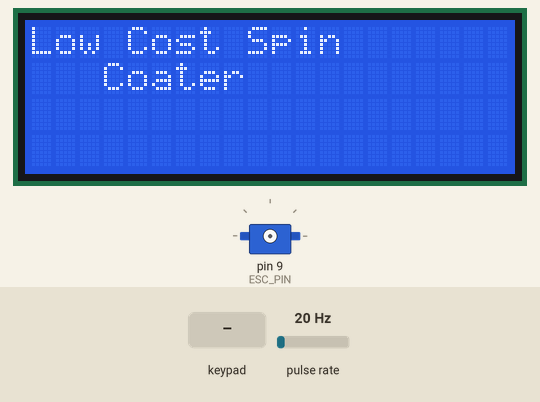
Bench run of a sketch on a simulated Arduino Uno, built with avr-gcc and run on an emulated ATmega328P. Shown: 20×4 character LCD, servo. Wiring (inferred from the names in the program): pulse sensor: data pin 2. Inputs (shaded band) come from the test bench; at power-on: pulse rate 20 Hz.

Above: at 0.8 s.
0.9 s: keypad keys 5 4 3 2 # pressed 0.4 s apart
At 3.6 s:
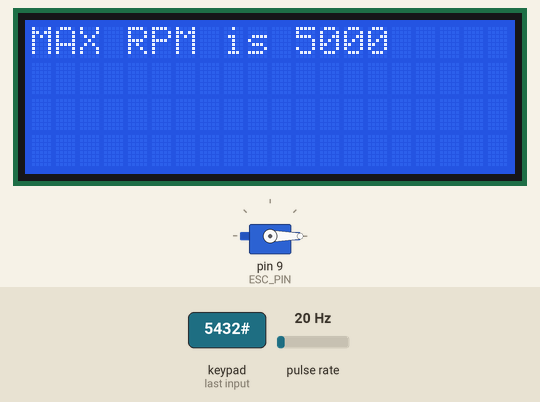
4.4 s: key '*' pressed
At 4.7 s:
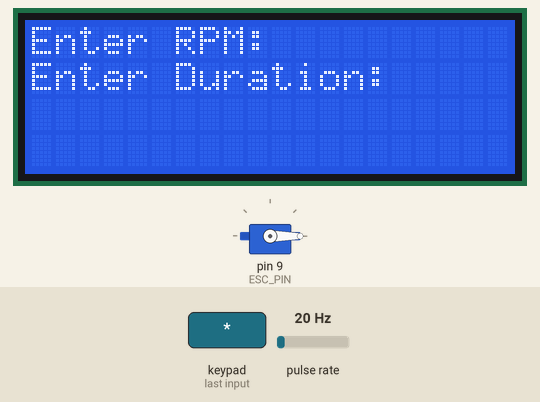
5.9 s: key '#' pressed
At 7.5 s:
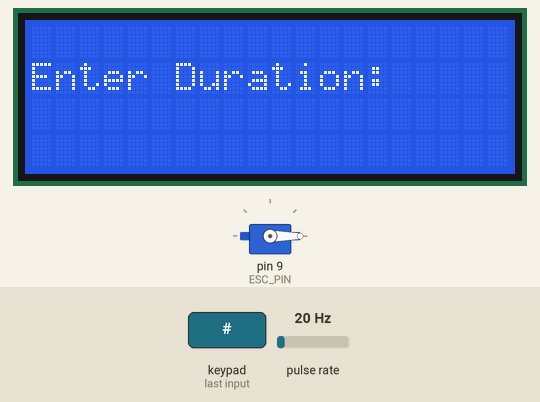
8.4 s: keypad keys 5 4 3 2 * pressed 0.4 s apart
At 10.4 s:
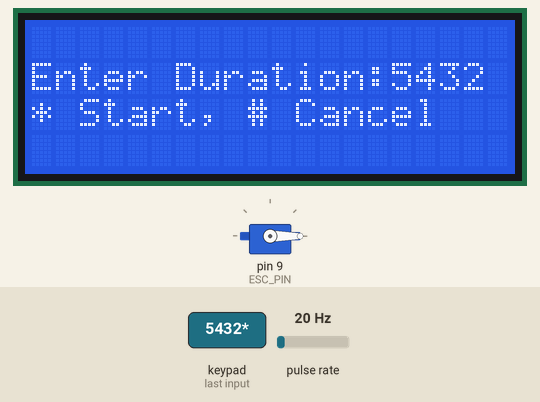
11.9 s: keypad keys 1 3 9 7 # pressed 0.4 s apart
At 14.1 s:
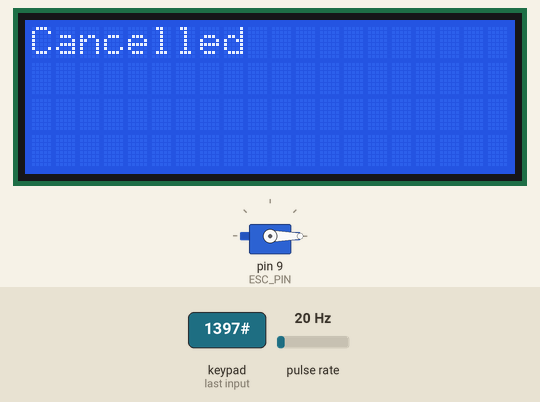
Timing chart, 0 to 15.6 s (numbered marks = the images above; inputs shaded):
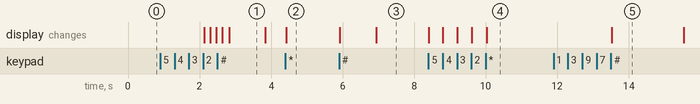

Measured:
- after the input at 0.9 s, the display: first changes after 1.2 s (image 1 shows a later state)
- after the input at 4.4 s, the display: changes at once (image 2)
- after the input at 5.9 s, the display: first changes at once (image 3 shows a later state)
- after the input at 8.4 s, the display: first changes at once (image 4 shows a later state)
- after the input at 11.9 s, the display: changes after 1.6 s (image 5)
- what the display in image 1 shows lasts 1.0 s, from 2.8 s to 3.8 s

The sketch:

spin_coater.ino
```cpp
#include <Wire.h>
#include <LiquidCrystal_I2C.h>
#include <Keypad.h>
#include <Servo.h>

// Set up the I2C LCD display
LiquidCrystal_I2C lcd(0x27, 20, 4);

// Define the pins for the ESC and IR sensor
#define ESC_PIN 9
#define IR_SENSOR_PIN 2

// Define the rows and columns for the keypad
const byte ROWS = 4;
const byte COLS = 4;
char keys[ROWS][COLS] = {
  {'1', '2', '3', 'A'},
  {'4', '5', '6', 'B'},
  {'7', '8', '9', 'C'},
  {'*', '0', '#', 'D'}
};

byte rowPins[ROWS] = {5, 4, 3, 2}; // connect to the row pinouts of the keypad
byte colPins[COLS] = {A0, A1, A2, A3}; // connect to the column pinouts of the keypad

Keypad keypad = Keypad(makeKeymap(keys), rowPins, colPins, ROWS, COLS);

Servo esc;

unsigned long duration = 0;
unsigned int rpm = 0;
unsigned int currentRPM = 0;
unsigned long previousMillis = 0;

// Set the maximum RPM limit
const unsigned int MAX_RPM = 5000;

// Set the minimum duration limit (in minutes)
const unsigned int MIN_DURATION = 1;

void setup() {
  // Initialize the LCD
  lcd.begin();
  lcd.backlight();

  // Display the heading
  lcd.setCursor(0, 0);
  lcd.print("Low Cost Spin");
  lcd.setCursor(0, 1);
  lcd.print("   Coater");

  delay(2000); // Display the heading for 2 seconds
  lcd.clear();

  // Display the max RPM on the third row
  lcd.setCursor(0, 2);
  lcd.print("MAX RPM=5000");

  // Display the minimum duration on the fourth row
  lcd.setCursor(0, 3);
  lcd.print("MIN DUR=1 min");
  // Initialize the ESC
  esc.attach(ESC_PIN, 1000, 2000); // attaches the ESC on pin 9, min pulse width = 1000, max pulse width = 2000
  esc.writeMicroseconds(1000); // Start at zero throttle

  // Initialize the IR sensor pin
  pinMode(IR_SENSOR_PIN, INPUT);
  attachInterrupt(digitalPinToInterrupt(IR_SENSOR_PIN), countRPM, FALLING);

  lcd.setCursor(0, 0);
  lcd.print("Enter RPM:");
  rpm = getRPMInput();

  lcd.setCursor(0, 1);
  lcd.print("Enter Duration:");
  duration = getDurationInput();

  lcd.setCursor(0, 2);
  lcd.print("* Start, # Cancel");
}

void loop() {
  char key = keypad.getKey();

  if (key == '*') {
    lcd.clear();
    lcd.setCursor(0, 0);
    lcd.print("Running...");
    runCoater(rpm, duration);
  } else if (key == '#') {
    lcd.clear();
    lcd.setCursor(0, 0);
    lcd.print("Cancelled");
    esc.writeMicroseconds(1000); // Stop motor
    delay(2000);
    lcd.clear();
    lcd.setCursor(0, 0);
    lcd.print("Enter RPM:");
    rpm = getRPMInput();
    lcd.setCursor(0, 1);
    lcd.print("Enter Duration:");
    duration = getDurationInput();
    lcd.setCursor(0, 2);
    lcd.print("* Start, # Cancel");
  }
}

void runCoater(int targetRPM, unsigned long runTime) {
  unsigned long startTime = millis();
  unsigned long currentTime = 0;

  esc.writeMicroseconds(map(targetRPM, 0, 10000, 1000, 2000));

  while (currentTime < runTime) {
    currentTime = millis() - startTime;

    lcd.setCursor(0, 1);
    lcd.print("Current RPM: ");
    lcd.print(currentRPM);

    if (currentRPM > targetRPM) {
      esc.writeMicroseconds(esc.readMicroseconds() - 10);
    } else if (currentRPM < targetRPM) {
      esc.writeMicroseconds(esc.readMicroseconds() + 10);
    }
  }

  esc.writeMicroseconds(1000); // Stop motor
  lcd.clear();
  lcd.setCursor(0, 0);
  lcd.print("Completed");
  delay(2000);
  lcd.clear();
}

unsigned int getRPMInput() {
  unsigned int input = 0;
  char key = keypad.getKey();
  while (key != '*' && key != '#') {
    if (key >= '0' && key <= '9') {
      input = input * 10 + (key - '0');
      lcd.print(key);
    }
    key = keypad.getKey();
  }

  // Check if the RPM exceeds the MAX_RPM
  if (input > MAX_RPM) {
    lcd.clear();
    lcd.setCursor(0, 0);
    lcd.print("MAX RPM is 5000");
    delay(1000); // Show the message for 1 second
    lcd.clear();
    lcd.setCursor(0, 0);
    lcd.print("Enter RPM:");
    input = getRPMInput(); // Prompt the user to enter RPM again
  }

  return input;
}

unsigned long getDurationInput() {
  unsigned long input = 0;
  char key = keypad.getKey();
  while (key != '*' && key != '#') {
    if (key >= '0' && key <= '9') {
      input = input * 10 + (key - '0');
      lcd.print(key);
    }
    key = keypad.getKey();
  }

  // Check if the duration is less than the MIN_DURATION
  if (input < MIN_DURATION) {
    lcd.clear();
    lcd.setCursor(0, 0);
    lcd.print("MIN DURATION is 1");
    delay(1000); // Show the message for 1 second
    lcd.clear();
    lcd.setCursor(0, 1);
    lcd.print("Enter Duration:");
    input = getDurationInput(); // Prompt the user to enter duration again
  }

  return input * 60000; // Convert minutes to milliseconds
}

void countRPM() {
  static unsigned long lastPulseTime = 0;
  unsigned long currentTime = millis();
  currentRPM = 60000 / (currentTime - lastPulseTime);
  lastPulseTime = currentTime;
}
```
